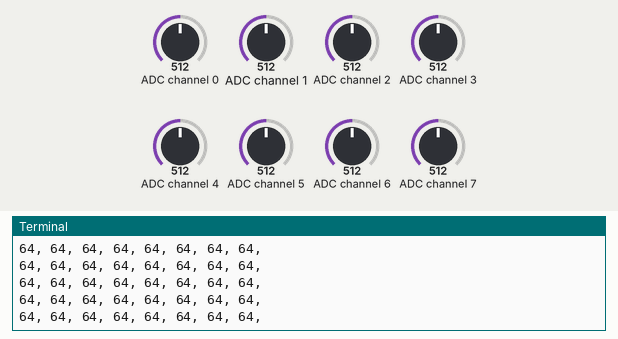
The program below on a simulated Raspberry Pi (BCM pin numbers). Shown: the last lines printed to the terminal. The inputs (shaded band) are chosen by the test bench; at power-on: ADC channel 0 = 512, ADC channel 1 = 512, ADC channel 2 = 512, ADC channel 3 = 512, ADC channel 4 = 512, ADC channel 5 = 512, ADC channel 6 = 512, ADC channel 7 = 512 (analog values on the 0–1023 scale).

Above: at 1.2 s.
1.3 s: ADC channel 0 set to 716
At 1.33 s:
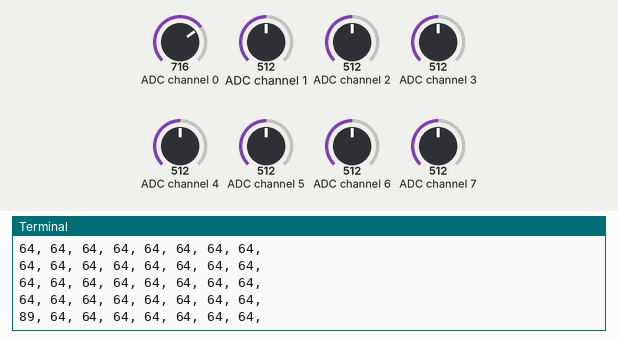
2.8 s: ADC channel 1 set to 716
At 2.85 s:
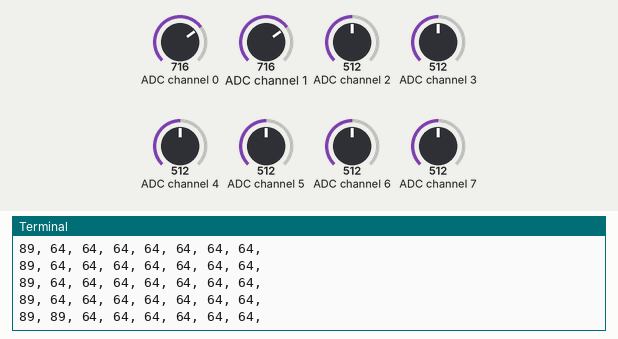
4.3 s: ADC channel 2 set to 716
At 4.38 s:
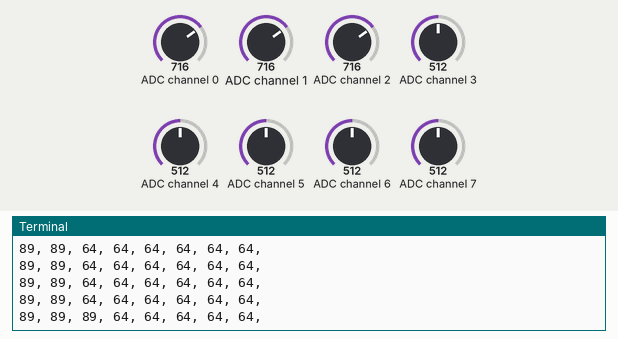
5.8 s: ADC channel 3 set to 716
At 5.8 s:
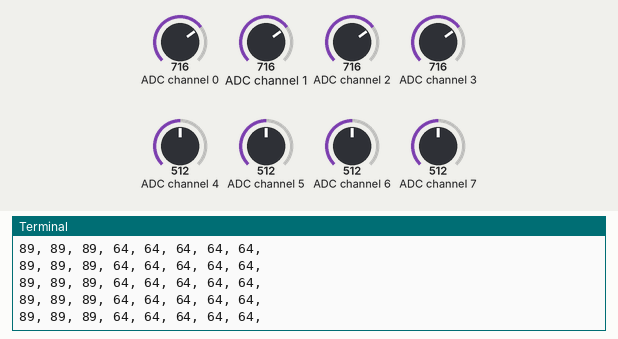
7.3 s: ADC channel 4 set to 716
At 7.32 s:
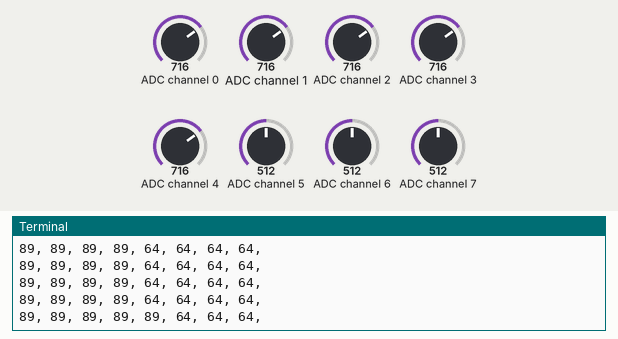
8.8 s: ADC channel 5 set to 716
At 8.85 s:
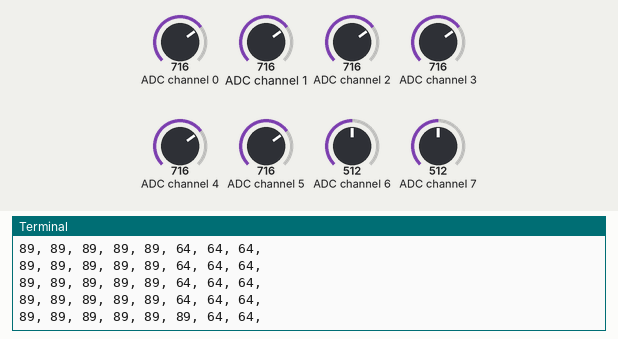

Measured:
- after the input at 1.3 s, the terminal: prints a new line at once (image 1)
- after the input at 2.8 s, the terminal: prints a new line after 0.05 s (image 2)
- after the input at 4.3 s, the terminal: prints a new line after 0.07 s (image 3)
- after the input at 7.3 s, the terminal: prints a new line at once (image 5)
- after the input at 8.8 s, the terminal: prints a new line at once (image 6)

The program:

t1.py
```python
import time
import Adafruit_GPIO.SPI, Adafruit_MCP3008
adc = Adafruit_MCP3008.MCP3008(spi=Adafruit_GPIO.SPI.SpiDev(0, 0))
try:
    print('start')
    while True:
        for a in range(8):
            var = adc.read_adc(a)
            if var > 850: var = 100
            else: var = int(var / 800 * 100)
            print(var, end=', ')
        print()
        time.sleep(0.1)
except KeyboardInterrupt:
    print('KeyboardInterrupt')
finally:
    print('finally')
```
